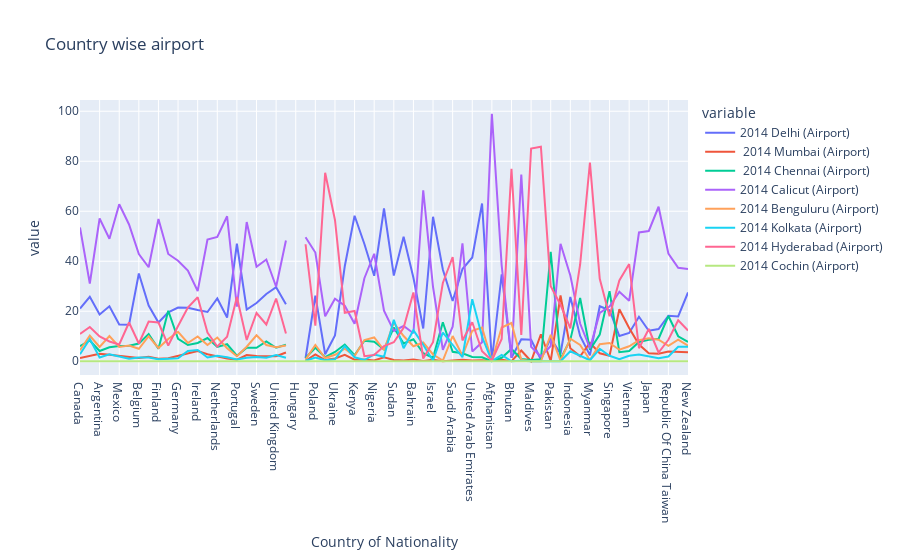

This figure's notebook cell:
### Code cell
px.line(df,df.index,['2014 Delhi (Airport)', ' 2014 Mumbai (Airport)',
       ' 2014 Chennai (Airport)', '2014 Calicut (Airport)',
       '2014 Benguluru (Airport)', '2014 Kolkata (Airport)',
       '2014 Hyderabad (Airport)', '2014 Cochin (Airport) '], title='Country wise airport')

### Figure 1 — Plotly figure (JSON) as saved in the notebook; plotly's stock layout.template omitted (floating-point values rounded to 4 significant figures)
{"data": [{"hovertemplate": "variable=2014 Delhi (Airport)<br>Country of Nationality=%{x}<br>value=%{y}<extra></extra>", "legendgroup": "2014 Delhi (Airport)", "line": {"color": "#636efa", "dash": "solid"}, "marker": {"symbol": "circle"}, "mode": "lines", "name": "2014 Delhi (Airport)", "orientation": "v", "showlegend": true, "type": "scatter", "x": ["Canada", "United States Of America", "Argentina", "Brazil", "Mexico", "Austria", "Belgium", "Denmark", "Finland", "France", "Germany", "Greece", "Ireland", "Italy", "Netherlands", "Norway", "Portugal", "Spain", "Sweden", "Switzerland", "United Kingdom", "Czech Rep.", "Hungary", "Kazakhstan", "Poland", "Russian Federation", "Ukraine", "Egypt", "Kenya", "Mauritius", "Nigeria", "South Africa", "Sudan", "Tanzania", "Bahrain", "Iraq", "Israel", "Oman", "Saudi Arabia", "Turkey", "United Arab Emirates", "Yemen", "Afghanistan", "Bangladesh", "Bhutan", "Iran", "Maldives", "Nepal", "Pakistan", "Sri Lanka", "Indonesia", "Malaysia", "Myanmar", "Philippines", "Singapore", "Thailand", "Vietnam", "China", "Japan", "Korea (Republic Of ", "Republic Of China Taiwan", "Australia", "New Zealand"], "xaxis": "x", "y": [21.1, 25.8, 18.7, 22, 14.7, 14.6, 35.1, 22.3, 15.5, 19.6, 21.5, 21.4, 20.5, 19.7, 25.1, 17.5, 47, 20.7, 23.3, 26.9, 29.6, 22.8, null, 1.2, 26.2, 2.8, 10.3, 38, 58.2, 46.9, 34.2, 61.1, 34.3, 49.8, 33.4, 13.1, 57.8, 36.7, 24.1, 36.9, 41.5, 63.1, 0.4, 34.8, 1.4, 8.8, 8.6, 0.7, 9.3, 3, 25.7, 10.1, 2.4, 22, 20.4, 10.1, 11.3, 17.8, 12.2, 12.9, 18.2, 17.9, 27.5], "yaxis": "y"}, {"hovertemplate": "variable= 2014 Mumbai (Airport)<br>Country of Nationality=%{x}<br>value=%{y}<extra></extra>", "legendgroup": " 2014 Mumbai (Airport)", "line": {"color": "#EF553B", "dash": "solid"}, "marker": {"symbol": "circle"}, "mode": "lines", "name": " 2014 Mumbai (Airport)", "orientation": "v", "showlegend": true, "type": "scatter", "x": ["Canada", "United States Of America", "Argentina", "Brazil", "Mexico", "Austria", "Belgium", "Denmark", "Finland", "France", "Germany", "Greece", "Ireland", "Italy", "Netherlands", "Norway", "Portugal", "Spain", "Sweden", "Switzerland", "United Kingdom", "Czech Rep.", "Hungary", "Kazakhstan", "Poland", "Russian Federation", "Ukraine", "Egypt", "Kenya", "Mauritius", "Nigeria", "South Africa", "Sudan", "Tanzania", "Bahrain", "Iraq", "Israel", "Oman", "Saudi Arabia", "Turkey", "United Arab Emirates", "Yemen", "Afghanistan", "Bangladesh", "Bhutan", "Iran", "Maldives", "Nepal", "Pakistan", "Sri Lanka", "Indonesia", "Malaysia", "Myanmar", "Philippines", "Singapore", "Thailand", "Vietnam", "China", "Japan", "Korea (Republic Of ", "Republic Of China Taiwan", "Australia", "New Zealand"], "xaxis": "x", "y": [1.3, 2, 3, 2.6, 2.1, 1.7, 1.3, 1.8, 1, 1.2, 2.2, 2.9, 4.1, 2.8, 1.9, 1.1, 0.6, 2.5, 2.1, 1.9, 2, 3.5, null, 0.2, 2.7, 0.5, 1.1, 2.6, 0.6, 0.7, 0.3, 1.6, 0.5, 0.3, 0.7, 0.1, 0.6, 0, 0.2, 0.6, 0.3, 0.4, 0.1, 0.6, 0, 4.3, 0, 10.8, 0.1, 26.3, 5.2, 2, 7.4, 3.2, 2.2, 20.8, 13.3, 6.7, 3.2, 3, 3.9, 3.9, 3.6], "yaxis": "y"}, {"hovertemplate": "variable= 2014 Chennai (Airport)<br>Country of Nationality=%{x}<br>value=%{y}<extra></extra>", "legendgroup": " 2014 Chennai (Airport)", "line": {"color": "#00cc96", "dash": "solid"}, "marker": {"symbol": "circle"}, "mode": "lines", "name": " 2014 Chennai (Airport)", "orientation": "v", "showlegend": true, "type": "scatter", "x": ["Canada", "United States Of America", "Argentina", "Brazil", "Mexico", "Austria", "Belgium", "Denmark", "Finland", "France", "Germany", "Greece", "Ireland", "Italy", "Netherlands", "Norway", "Portugal", "Spain", "Sweden", "Switzerland", "United Kingdom", "Czech Rep.", "Hungary", "Kazakhstan", "Poland", "Russian Federation", "Ukraine", "Egypt", "Kenya", "Mauritius", "Nigeria", "South Africa", "Sudan", "Tanzania", "Bahrain", "Iraq", "Israel", "Oman", "Saudi Arabia", "Turkey", "United Arab Emirates", "Yemen", "Afghanistan", "Bangladesh", "Bhutan", "Iran", "Maldives", "Nepal", "Pakistan", "Sri Lanka", "Indonesia", "Malaysia", "Myanmar", "Philippines", "Singapore", "Thailand", "Vietnam", "China", "Japan", "Korea (Republic Of ", "Republic Of China Taiwan", "Australia", "New Zealand"], "xaxis": "x", "y": [6, 8.3, 4.1, 5.6, 6.1, 6.2, 7.1, 10.9, 5, 20.2, 9, 6.5, 7.3, 9.3, 5.7, 6.8, 2.2, 5.4, 5.4, 7.9, 5.4, 6.6, null, 1.3, 5.4, 1.6, 3.7, 6.7, 2.4, 8.2, 7.8, 4.7, 13.5, 7.1, 8.8, 3.2, 1.4, 15.6, 3.8, 3.2, 1.7, 1.6, 0, 1.4, 4.9, 0.9, 0.5, 0.8, 43.8, 0.9, 8.6, 25.3, 4.6, 10.7, 28, 3.6, 4.1, 7.7, 8.6, 9, 18.1, 10, 7.7], "yaxis": "y"}, {"hovertemplate": "variable=2014 Calicut (Airport)<br>Country of Nationality=%{x}<br>value=%{y}<extra></extra>", "legendgroup": "2014 Calicut (Airport)", "line": {"color": "#ab63fa", "dash": "solid"}, "marker": {"symbol": "circle"}, "mode": "lines", "name": "2014 Calicut (Airport)", "orientation": "v", "showlegend": true, "type": "scatter", "x": ["Canada", "United States Of America", "Argentina", "Brazil", "Mexico", "Austria", "Belgium", "Denmark", "Finland", "France", "Germany", "Greece", "Ireland", "Italy", "Netherlands", "Norway", "Portugal", "Spain", "Sweden", "Switzerland", "United Kingdom", "Czech Rep.", "Hungary", "Kazakhstan", "Poland", "Russian Federation", "Ukraine", "Egypt", "Kenya", "Mauritius", "Nigeria", "South Africa", "Sudan", "Tanzania", "Bahrain", "Iraq", "Israel", "Oman", "Saudi Arabia", "Turkey", "United Arab Emirates", "Yemen", "Afghanistan", "Bangladesh", "Bhutan", "Iran", "Maldives", "Nepal", "Pakistan", "Sri Lanka", "Indonesia", "Malaysia", "Myanmar", "Philippines", "Singapore", "Thailand", "Vietnam", "China", "Japan", "Korea (Republic Of ", "Republic Of China Taiwan", "Australia", "New Zealand"], "xaxis": "x", "y": [53.5, 31.1, 57.1, 49, 62.8, 54.7, 42.9, 37.6, 56.9, 42.9, 40.2, 36.3, 28.1, 48.7, 49.7, 58, 21.8, 55.7, 37.8, 40.7, 29.8, 48.3, null, 49.6, 43.5, 18, 25, 22.2, 15, 33.2, 43, 20.2, 12.1, 14.1, 11.2, 68.4, 29.7, 4.6, 13.8, 47.2, 3.9, 7.6, 99, 38.3, 1.4, 74.7, 5.8, 1.9, 6.1, 47, 34.3, 15.1, 5.2, 19.3, 21.9, 27.8, 24.2, 51.5, 52.1, 61.8, 43.1, 37.4, 36.9], "yaxis": "y"}, {"hovertemplate": "variable=2014 Benguluru (Airport)<br>Country of Nationality=%{x}<br>value=%{y}<extra></extra>", "legendgroup": "2014 Benguluru (Airport)", "line": {"color": "#FFA15A", "dash": "solid"}, "marker": {"symbol": "circle"}, "mode": "lines", "name": "2014 Benguluru (Airport)", "orientation": "v", "showlegend": true, "type": "scatter", "x": ["Canada", "United States Of America", "Argentina", "Brazil", "Mexico", "Austria", "Belgium", "Denmark", "Finland", "France", "Germany", "Greece", "Ireland", "Italy", "Netherlands", "Norway", "Portugal", "Spain", "Sweden", "Switzerland", "United Kingdom", "Czech Rep.", "Hungary", "Kazakhstan", "Poland", "Russian Federation", "Ukraine", "Egypt", "Kenya", "Mauritius", "Nigeria", "South Africa", "Sudan", "Tanzania", "Bahrain", "Iraq", "Israel", "Oman", "Saudi Arabia", "Turkey", "United Arab Emirates", "Yemen", "Afghanistan", "Bangladesh", "Bhutan", "Iran", "Maldives", "Nepal", "Pakistan", "Sri Lanka", "Indonesia", "Malaysia", "Myanmar", "Philippines", "Singapore", "Thailand", "Vietnam", "China", "Japan", "Korea (Republic Of ", "Republic Of China Taiwan", "Australia", "New Zealand"], "xaxis": "x", "y": [4.4, 10.2, 5.7, 10.1, 5.7, 6.3, 5, 10, 5.3, 8.9, 11.8, 7.3, 9.9, 6.5, 9.5, 5.2, 2, 5.8, 10.4, 6.5, 5.6, 6.3, null, 0.7, 6.5, 1.3, 2.6, 5, 2.1, 8.5, 9.5, 4.5, 15.4, 10.1, 6, 7.5, 2.7, 0.3, 10.1, 2.2, 12.2, 13.5, 0.1, 13.5, 15.3, 0.6, 0, 0, 10.6, 0.2, 9, 6.5, 0.5, 6.8, 7.3, 4.6, 6, 8.4, 9.2, 8.6, 6.2, 8.6, 6.2], "yaxis": "y"}, {"hovertemplate": "variable=2014 Kolkata (Airport)<br>Country of Nationality=%{x}<br>value=%{y}<extra></extra>", "legendgroup": "2014 Kolkata (Airport)", "line": {"color": "#19d3f3", "dash": "solid"}, "marker": {"symbol": "circle"}, "mode": "lines", "name": "2014 Kolkata (Airport)", "orientation": "v", "showlegend": true, "type": "scatter", "x": ["Canada", "United States Of America", "Argentina", "Brazil", "Mexico", "Austria", "Belgium", "Denmark", "Finland", "France", "Germany", "Greece", "Ireland", "Italy", "Netherlands", "Norway", "Portugal", "Spain", "Sweden", "Switzerland", "United Kingdom", "Czech Rep.", "Hungary", "Kazakhstan", "Poland", "Russian Federation", "Ukraine", "Egypt", "Kenya", "Mauritius", "Nigeria", "South Africa", "Sudan", "Tanzania", "Bahrain", "Iraq", "Israel", "Oman", "Saudi Arabia", "Turkey", "United Arab Emirates", "Yemen", "Afghanistan", "Bangladesh", "Bhutan", "Iran", "Maldives", "Nepal", "Pakistan", "Sri Lanka", "Indonesia", "Malaysia", "Myanmar", "Philippines", "Singapore", "Thailand", "Vietnam", "China", "Japan", "Korea (Republic Of ", "Republic Of China Taiwan", "Australia", "New Zealand"], "xaxis": "x", "y": [2.8, 8.9, 1.5, 2.8, 1.9, 1, 1.5, 1.5, 0.8, 0.9, 1.2, 4.1, 4.5, 1.5, 2.2, 1.6, 0.7, 1.4, 1.7, 1.4, 2.5, 1.4, null, 0.2, 1.5, 0.4, 0.8, 6.1, 1.6, 0.5, 2.7, 1.8, 16.6, 5.2, 12.4, 6.6, 0.2, 11.5, 6.3, 1.6, 24.8, 9.8, 0.1, 2.5, 0, 0.2, 0, 0, 0.1, 0, 4, 2.3, 0.4, 5, 2.2, 0.8, 2.2, 2.7, 1.8, 1.2, 1.9, 5.8, 5.8], "yaxis": "y"}, {"hovertemplate": "variable=2014 Hyderabad (Airport)<br>Country of Nationality=%{x}<br>value=%{y}<extra></extra>", "legendgroup": "2014 Hyderabad (Airport)", "line": {"color": "#FF6692", "dash": "solid"}, "marker": {"symbol": "circle"}, "mode": "lines", "name": "2014 Hyderabad (Airport)", "orientation": "v", "showlegend": true, "type": "scatter", "x": ["Canada", "United States Of America", "Argentina", "Brazil", "Mexico", "Austria", "Belgium", "Denmark", "Finland", "France", "Germany", "Greece", "Ireland", "Italy", "Netherlands", "Norway", "Portugal", "Spain", "Sweden", "Switzerland", "United Kingdom", "Czech Rep.", "Hungary", "Kazakhstan", "Poland", "Russian Federation", "Ukraine", "Egypt", "Kenya", "Mauritius", "Nigeria", "South Africa", "Sudan", "Tanzania", "Bahrain", "Iraq", "Israel", "Oman", "Saudi Arabia", "Turkey", "United Arab Emirates", "Yemen", "Afghanistan", "Bangladesh", "Bhutan", "Iran", "Maldives", "Nepal", "Pakistan", "Sri Lanka", "Indonesia", "Malaysia", "Myanmar", "Philippines", "Singapore", "Thailand", "Vietnam", "China", "Japan", "Korea (Republic Of ", "Republic Of China Taiwan", "Australia", "New Zealand"], "xaxis": "x", "y": [10.9, 13.7, 9.9, 7.9, 6.7, 15.5, 7.1, 15.9, 15.5, 6.3, 14.1, 21.5, 25.6, 11.5, 5.9, 9.8, 25.7, 8.5, 19.3, 14.7, 25.1, 11.1, null, 46.8, 14.2, 75.4, 56.5, 19.4, 20.1, 2, 2.5, 6.1, 7.6, 13.4, 27.5, 1.1, 7.6, 31.3, 41.7, 8.3, 15.6, 4, 0.3, 8.9, 77, 10.5, 85.1, 85.8, 30, 22.6, 13.2, 38.7, 79.5, 33, 18, 32.3, 38.9, 5.2, 12.9, 3.5, 8.6, 16.4, 12.3], "yaxis": "y"}, {"hovertemplate": "variable=2014 Cochin (Airport) <br>Country of Nationality=%{x}<br>value=%{y}<extra></extra>", "legendgroup": "2014 Cochin (Airport) ", "line": {"color": "#B6E880", "dash": "solid"}, "marker": {"symbol": "circle"}, "mode": "lines", "name": "2014 Cochin (Airport) ", "orientation": "v", "showlegend": true, "type": "scatter", "x": ["Canada", "United States Of America", "Argentina", "Brazil", "Mexico", "Austria", "Belgium", "Denmark", "Finland", "France", "Germany", "Greece", "Ireland", "Italy", "Netherlands", "Norway", "Portugal", "Spain", "Sweden", "Switzerland", "United Kingdom", "Czech Rep.", "Hungary", "Kazakhstan", "Poland", "Russian Federation", "Ukraine", "Egypt", "Kenya", "Mauritius", "Nigeria", "South Africa", "Sudan", "Tanzania", "Bahrain", "Iraq", "Israel", "Oman", "Saudi Arabia", "Turkey", "United Arab Emirates", "Yemen", "Afghanistan", "Bangladesh", "Bhutan", "Iran", "Maldives", "Nepal", "Pakistan", "Sri Lanka", "Indonesia", "Malaysia", "Myanmar", "Philippines", "Singapore", "Thailand", "Vietnam", "China", "Japan", "Korea (Republic Of ", "Republic Of China Taiwan", "Australia", "New Zealand"], "xaxis": "x", "y": [0, 0, 0, 0, 0, 0, 0, 0, 0, 0, 0, 0, 0, 0, 0, 0, 0, 0, 0, 0, 0, 0, 0, 0, 0, 0, 0, 0, 0, 0, 0, 0, 0, 0, 0, 0, 0, 0, 0, 0, 0, 0, 0, 0, 0, 0, 0, 0, 0, 0, 0, 0, 0, 0, 0, 0, 0, 0, 0, 0, 0, 0, 0], "yaxis": "y"}], "layout": {"legend": {"title": {"text": "variable"}, "tracegroupgap": 0}, "title": {"text": "Country wise airport"}, "xaxis": {"anchor": "y", "domain": [0, 1], "title": {"text": "Country of Nationality"}}, "yaxis": {"anchor": "x", "domain": [0, 1], "title": {"text": "value"}}}}
